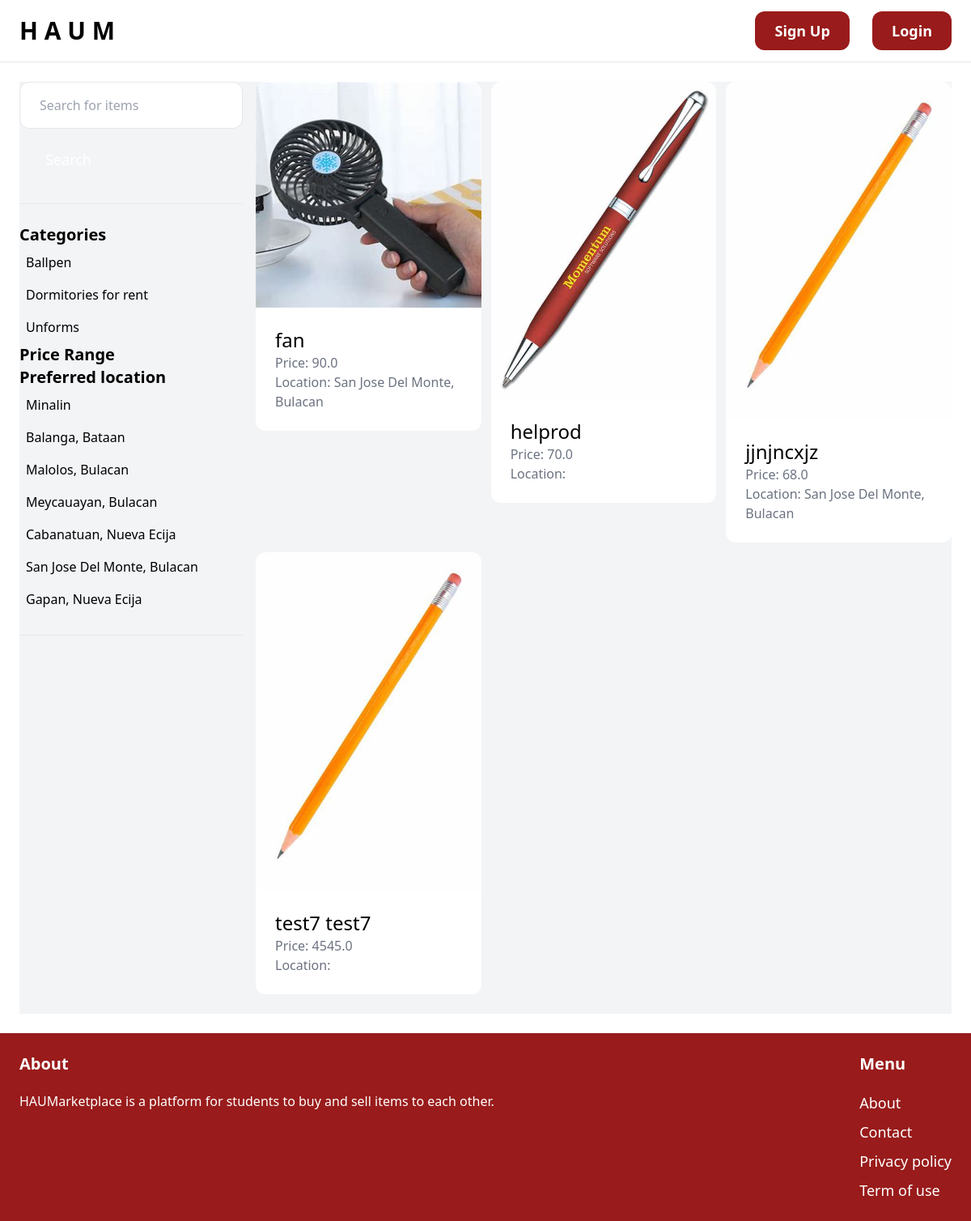
Before: /item/ with the older database file.
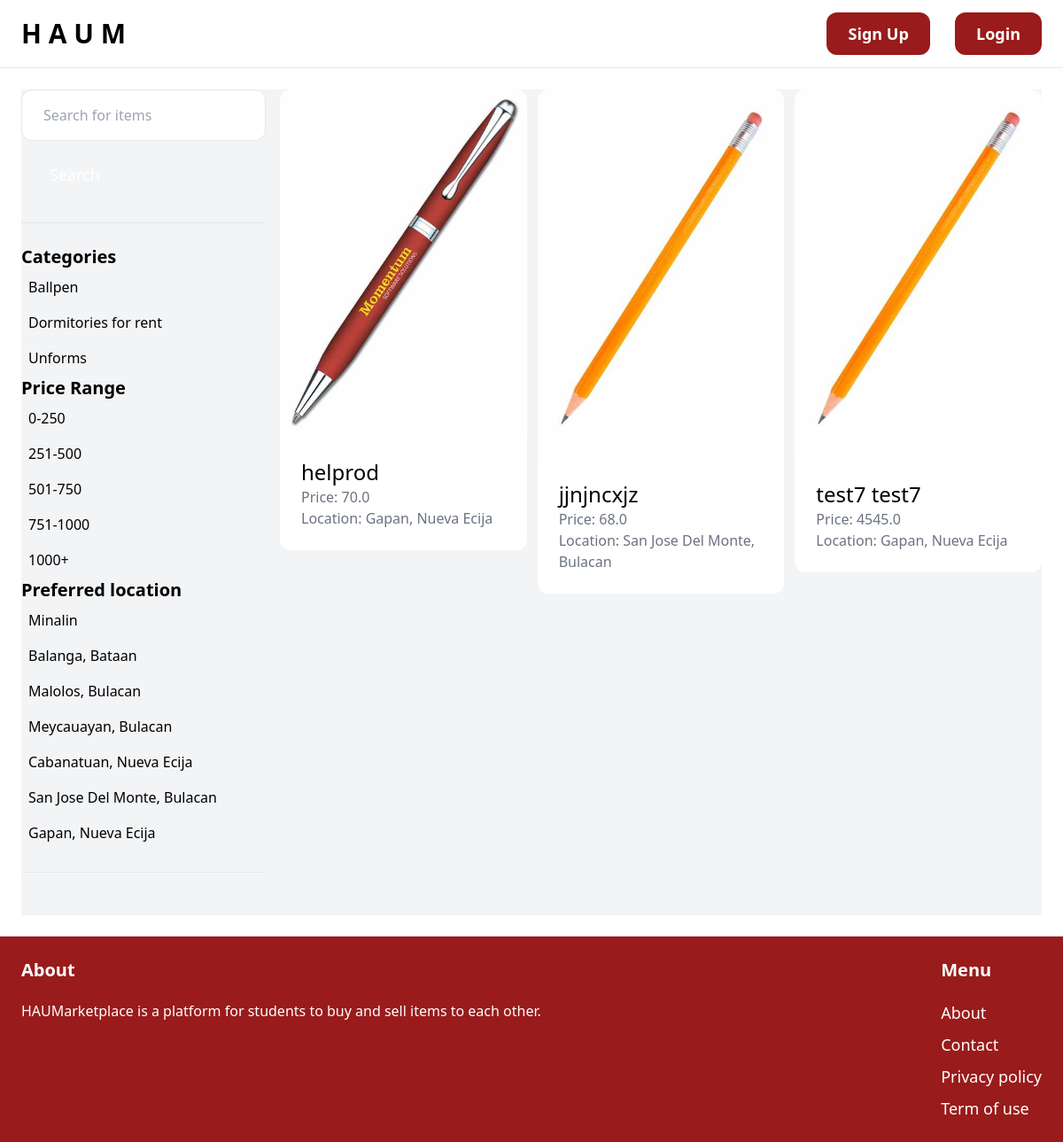
After: the same page with the newer database file.
### item/models.py (models this page shows, shortened)
class Category(models.Model):
    name = models.CharField(max_length=255)
    class Meta:
        ordering = ['name']
        verbose_name_plural = 'Categories'

class Item(models.Model):
    category = models.ForeignKey(Category, related_name='items', on_delete=models.CASCADE)
    name = models.CharField(max_length=255)
    description = models.TextField(blank=True, null=True)
    price = models.FloatField()
    is_sold = models.BooleanField(default=False)
    created_at = models.DateTimeField(auto_now_add=True)
    created_by = models.ForeignKey(User, related_name='items', on_delete=models.CASCADE)
    image = models.ImageField(upload_to='item_images', blank=True, null=True)
    class Meta:
        ordering = ['name']

class PriceRange(models.Model):
    name = models.CharField(max_length=255)
    min_price = models.FloatField()
    max_price = models.FloatField()

### profile/models.py (models this page shows, shortened)
class Location(models.Model):
    name = models.CharField(max_length=50)

class Profile(models.Model):
    color = ColorField(default='#720026')
    font_preference = models.CharField(max_length=50, default='Young Serif') # Changed default font to Young Serif
    user = models.OneToOneField(User, on_delete=models.CASCADE)
    image = models.ImageField(default='default.jpg', upload_to='profile_pics')
    bio = models.CharField(max_length=200, null=True, blank=True)
    firstname = models.CharField(max_length=30, null=True, blank=True)
    lastname = models.CharField(max_length=30, null=True, blank=True)
    location = models.ForeignKey(Location, on_delete=models.CASCADE, null=True, blank=True)
    address = models.CharField(max_length=300, null=True, blank=True)
    upvotes = models.PositiveIntegerField(default=0)
    downvotes = models.PositiveIntegerField(default=0)

### item/views.py (the view)
# urls.py: path('', views.items, name='items'),
def items(request):
    query = request.GET.get('query', '')
    category_id = request.GET.get('category', 0)
    location_id = request.GET.get('location', 0)
    price_range_id = request.GET.get('price_range', None)
    min_price = request.GET.get('min_price', 0)  # Default to 0 if not provided
    max_price = request.GET.get('max_price', float('inf'))  # Default to infinity if not provided
    category = Category.objects.all()
    locations = Location.objects.all()
    items = Item.objects.filter(is_sold=False)
    price_ranges = PriceRange.objects.all()
    if category_id:
        items = items.filter(category_id=category_id)
    if location_id:
        items = items.filter(created_by__profile__location_id=location_id)
    if price_range_id:
        price_range = PriceRange.objects.get(pk=price_range_id)
        items = items.filter(price__gte=price_range.min_price, price__lte=price_range.max_price)
    else:
        items = items.filter(price__gte=min_price, price__lte=max_price)
    if query:
        items = items.filter(Q(name__icontains=query) | Q(description__icontains=query))
    return render(request, 'item/items.html', {
        'items': items,
        'query': query,
        'category': category,
        'category_id': int(category_id),
        'location': locations,
        'location_id': int(location_id),
        'price_ranges': price_ranges,
        'selected_price_range': int(price_range_id) if price_range_id else None,
        'min_price': min_price,
        'max_price': max_price,
    })

### templates/item/items.html (shortened to what this page needs)
{% extends 'core/base.html' %}
{% block content %}
 <div class="pb-6 grid grid-cols-4 gap-4 bg-gray-100">
        <div class ="col-span-1">
            <form method="get" action="{% url 'item:items' %}">
                <input name="query" class="w-full py-4 px-6 border rounded-xl" type="text" value="{{ query }}" placeholder="Search for items">
                <button class="mt-2 py-4 px-8 text-lg text-white rounded-xl" style="background: {{ user.profile.color }}">Search</button>
            </form>
            <hr class="my-6">
            <p class="font-semibold text-xl">Categories</p>
            <ul>
                {% for category in category %}
                    <li class="py-2 px-2 rounded-xl{% if category.id == category_id %} bg-gray-200 {% endif %}">
                        <a href="{% url 'item:items' %}?query={{ query }}&category={{ category.id }}">{{ category.name }}</a>
                    </li>
                {% endfor %}
            </ul>
            <p class="font-semibold text-xl">Price Range</p>
            <ul>
                {% for price_range in price_ranges %}
                    <li class="py-2 px-2 rounded-xl{% if price_range.id == selected_price_range %} bg-gray-200 {% endif %}">
                    <a href="{% url 'item:items' %}?query={{ query }}&price_range={{ price_range.id }}">{{ price_range.name }}</a>
                </li>
                {% endfor %}
            </ul>
            <p class="font-semibold text-xl">Preferred location</p>
            <ul>
                {% for location in location %}
                    <li class="py-2 px-2 rounded-xl{% if location.id == location_id %} bg-gray-200 {% endif %}">
                        <a href="{% url 'item:items' %}?query={{ query }}&location={{ location.id }}">{{ location.name }}</a>
                    </li>
                {% endfor %}
            </ul>
            <hr class="my-6">
        </div>
        <div class="col-span-3">
            <div class="grid grid-cols-3 gap-3">
                {% for item in items %}
                    <div>
                        <a href="{% url 'item:detail' item.id %}">
                            <div>
                                <img src="{{ item.image.url }}" class="rounded-t-xl">
                            </div>
                            <div class="p-6 bg-white rounded-b-xl">
                                <h2 class="text-2xl">{{ item.name }}</h2>
                                <p class="text-gray-500">Price: {{ item.price }}</p>
                                <p class="text-gray-500">Location: {{ item.created_by.profile.location.name }}</p>
                            </div>
                        </a>
                    </div>
                {% endfor %}
            </div>
        </div>
    </div>
{% endblock content %}

### templates/core/base.html (shortened to what this page needs)
<!DOCTYPE html>
{% load static %}
<html lang="en">
<head>
    <script src="https://cdn.tailwindcss.com"></script>
</head>
<div style="font-family: {{ user.profile.font_preference }}">
    <nav class="py-6 px-6 flex justify-between items-center border-b border-gray-200 bg-{{ user.profile.color }}">
        <a href="/" class="text-xl font-bold" style="font: {{ user.profile.color}}; font-size: 30px">H A U M</a>
        <div class="space-x-6">
            {% if request.user.is_authenticated %}
                <div class="container-fluid">
                    <a href="{% url 'item:new_item' %}" class="px-6 py-3 text-lg font-semibold text-white rounded-xl"
                       style="background: {{ user.profile.color}}">New Items</a>
                    <a href="{% url 'item:items' %}" class="px-6 py-3 text-lg font-semibold text-white rounded-xl"
                       style="background: {{ user.profile.color}}">Browse</a>
                    <a href="{% url 'conversation:inbox' %}"
                       class="px-6 py-3 text-lg font-semibold text-white rounded-xl"
                       style="background: {{ user.profile.color}}">My Inbox</a>
                    <a href="{% url 'profile' request.user.username %}"
                       class="px-6 py-3 text-lg font-semibold text-white rounded-xl"
                       style="background: {{ user.profile.color }}">My Profile</a>
                    <a href="{% url 'dashboard:index_d' %}"
                       class="px-6 py-3 text-lg font-semibold text-white rounded-xl"
                       style="background: {{ user.profile.color }}">My Dashboard</a>
                    <a href="{% url 'logout' %}"
                       class="px-6 py-3 text-lg font-semibold text-white rounded-xl"
                       style="background: {{ user.profile.color }}">Logout</a>
                </div>
            {% else %}
                <a href="{% url 'signup' %}"
                   class="px-6 py-3 text-lg font-semibold bg-red-800  text-white rounded-xl hover:bg-red-900">Sign Up</a>
                <a href="{% url 'login' %}"
                   class="px-6 py-3 text-lg font-semibold bg-red-800  text-white rounded-xl hover:bg-red-900">Login</a>
            {% endif %}
        </div>
    </nav>
    <div class="px-6 py-6">
        {% block content %}{% endblock content %}
    </div>
    <footer class="py-6 px-6 flex justify-between bg-red-800"
            style="background: {{ user.profile.color }};">
        <div class="w-2/3 pr-10">
            <h3 class="mb-5 text-xl font-semibold text-white">About</h3>
            <p class="text-white">HAUMarketplace is a platform for students to buy and sell items to each other.</p>
        </div>
        <div class="w-13">
            <h3 class="mb-5 text-xl font-semibold text-white">Menu</h3>
            <ul class="space-y-2">
                <li><a href="{% url 'about' %}" class="text-lg text-white hover:text-teal-700">About</a></li>
                <li><a href="{% url 'contact' %}" class="text-lg text-white hover:text-teal-700">Contact</a></li>
                <li><a href="{% static 'static_root/privacy_policy/GROUP4_FINALIZED_PROPOSAL.pdf' %}"
                       class="text-lg text-white hover:text-teal-700" target="_blank">Privacy policy</a></li>
                <li><a href="{% static 'static_root/privacy_policy/GROUP4_FINALIZED_PROPOSAL.pdf' %}"
                       class="text-lg text-white hover:text-teal-700" target="_blank">Term of use</a></li>
            </ul>
        </div>
    </footer>
</div>
</html>

Changed rows visible on the page:
no longer on this page (row edited): Item: image (picture), name "fan", price "90.0", created_by.profile.location.name "San Jose Del Monte, Bulacan"
added PriceRange: name "0-250"
added PriceRange: name "251-500"
added PriceRange: name "501-750"
added PriceRange: name "751-1000"
added PriceRange: name "1000+"
changed through a linked row, Item "helprod": created_by.profile.location.name (not shown) → "Gapan, Nueva Ecija"
changed through a linked row, Item "test7 test7": created_by.profile.location.name (not shown) → "Gapan, Nueva Ecija"
